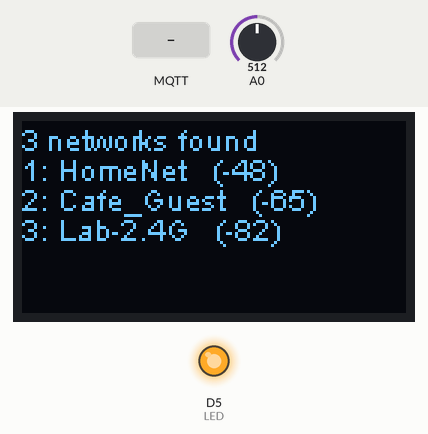
Recording of a sketch running on a simulated ESP8266 (NodeMCU). On the bench: 128×64 one-colour display, output pins drawn as LEDs (lit = HIGH). The inputs (shaded band) are chosen by the test bench; at power-on: A0 = 512. WiFi joins after 1.5 s; servers stay silent unless stated; a WiFi scan finds three made-up networks; no MQTT or app messages arrive unless stated; what the sketch prints to the serial monitor is not drawn.

Above: at 2.1 s.
At 5.89 s:
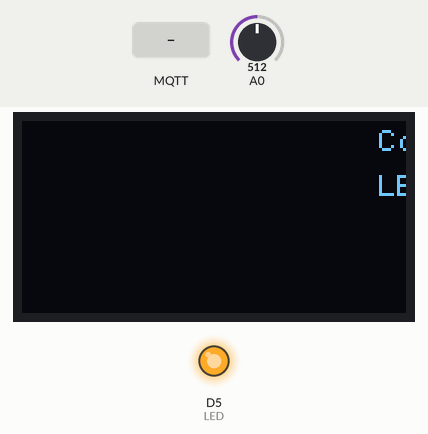
At 6.86 s:
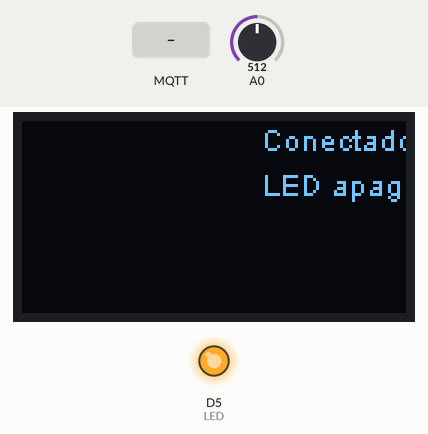

Measured:
- what the display in image 0 shows lasts 3.5 s, from 2.1 s to 5.6 s

The sketch:

MQTT_SEND_RECEIVE.ino
```cpp
#include <ESP8266WiFi.h>
#include <ESP8266WiFiMulti.h>
#include <PubSubClient.h>
#include <Wire.h>
#include "SSD1306Wire.h"


const char* mqttServer = "mqtt.tago.io";// Servidor MQTT
const int mqttPort = 1883;// porta MQTT // pode ser passado qualquer valor como user
const char* mqttUser = "Default"; // Token do device no Tago.io
const char* mqttPassword = "df6b8d67-7e11-459e-9411-ab0d19a24f9c";
char topic[] = "tago/data/post";// Tópico MQTT a ser enviado para o Tago.io
char mytopic[] = "tago/my_topic";// Tópico MQTT a ser enviado para o Tago.io


float umidade;
float temperatura;
int luminosidade;
String str_sta = "estado";
String str_umi = "umidade";
String str_temp = "temperatura";
String str_lum = "luminosidade";
#define LED 14


long previewMillis;
#define tempoMQTT  10000
int x, minX;
bool estado = false;
long currentMillisDisplay;
long previewMillisDisplay;
int tempoDisplay = 50;
String textoLed = "";

WiFiClient espClient;
PubSubClient client(espClient);
ESP8266WiFiMulti wifiMulti;
SSD1306Wire  display(0x3c, D1, D2);

void setup() {
  Serial.begin(115200);
  pinMode(LED, OUTPUT);
  digitalWrite(LED, HIGH);
  setupDisplay();
  setupWifi();
  setupCliente();
}


void loop() {
  Serial.println(analogRead(A0));
  currentMillisDisplay =  millis();
  if (currentMillisDisplay - previewMillisDisplay > tempoDisplay) {
    if (estado == false) {
      textoLed = "LED apagado";
    } else {
      textoLed = "LED acesso";
    }
    previewMillisDisplay = currentMillisDisplay;
    String texto  = "Conectado a " + String( WiFi.SSID());
    minX = -6 * texto.length();
    display.clear();//Apaga o display
    display.drawString(x, 0, texto);
    display.drawString(x, 15, textoLed);
    display.display();
    x = x - 2;
    if (x < minX) {
      x = 128;
    }
  }

  client.loop();
  long currentMillis =  millis();
  if (currentMillis - previewMillis > tempoMQTT) {
    previewMillis = currentMillis;
    verificaWifi();
    verificaCliente();
    umidade++;
    temperatura++;
    luminosidade = analogRead(A0);
    enviaDado(str_lum, luminosidade);
  }
}


void enviaDado(String variable, float dado) {
  String dadoString = String(dado);
  String dadoXXX = "[{\"variable\":\"" + variable + "\",\"value\":" + dadoString + "}]";

  Serial.print("Enviando payload: ");
  Serial.println(dadoXXX);
  if (client.publish(topic, (char*) dadoXXX.c_str())) {
    Serial.println(String("Publish  " + dadoXXX + " ok"));
  } else {
    Serial.println(String("Publish " + dadoXXX + " failed"));
  }
}
```

TCCV2.ino
```cpp
//#include <OneWire.h> //INCLUSÃO DE BIBLIOTECA
//#include <DallasTemperature.h> //INCLUSÃO DE BIBLIOTECA
//// Biblioteca para WIFI
//#include <ESP8266WiFi.h>
//// Biblioteca para o protocolo MQTT
//#include <PubSubClient.h>
//// Biblioteca sensor DHT
//#include "DHT.h"
//// O DHTPIN 2 representa a porta D4
//#define DHTPIN 2
//// O DS18B20PIN 4 representa a porta D2
//#define DS18B20 4
//// Define o tipo do DHT (pode ser o 11 ou 22)
//#define DHTTYPE DHT11
//// Variaveis para iniciar o DHT
//DHT dht(DHTPIN, DHTTYPE);
//OneWire ourWire(DS18B20);
//DallasTemperature sensors(&ourWire);
//
//// SSID WIFI
//const char* ssid = "AHSJ - Corporativo";
//// Senha  WIFI
//const char* password = "teste*2018";
//// Servidor MQTT
//const char* mqttServer = "mqtt.tago.io";
//// porta MQTT
//const int mqttPort = 1883;
//// pode ser passado qualquer valor como user
//const char* mqttUser = "Default";
//// Token do device no Tago.io
//const char* mqttPassword = "7cc8289d-8a7a-4de0-825c-69b6cbcda9a6";
//// Tópico MQTT a ser enviado para o Tago.io
//char topic[] = "tago/data/post";
//
//// Variáveis auxiliares
//float umidadeDHT = 0;
//float temperaturaDHT = 0;
//float temperaturaDS = 0;
//
////strings para envio dos dados no JSON
//String Str1 = "temperaturaDHT";
//String Str2 = "umidadeDHT";
//String Str3 = "temperaturaDS";
//
//// Inicia o cliente WIFI
//WiFiClient espClient;
//// Inicia o cliente wifi na biblitoeca PuSub
//PubSubClient client(espClient);
//
//void setup() {
//
//// Conecta-se a rede WIFI
//Serial.begin(115200);
//WiFi.begin(ssid, password);
//while (WiFi.status() != WL_CONNECTED) {
//delay(500);
//Serial.println("Conectando ao WiFi...");
//}
//Serial.println("Conectado ao WiFi");
//
//// Inicia o server e conecta-se ao broker MQTT do tago.io
//client.setServer(mqttServer, mqttPort);
//while (!client.connected()) {
//Serial.println("Conectando ao MQTT...");
//if (client.connect("ESP8266Client", mqttUser, mqttPassword )) {
//Serial.println("Conectado");
//} else {
//Serial.print("Falha na conexão MQTT: ");
//Serial.print(client.state());
//delay(2000);
//    }
//  }
//
//dht.begin();
//// Inicia o DS
//sensors.begin();
//// Inicia DHT
//
//}
//
//// função para enviar os dados para a plataforma
//void enviaDado(float dado1, float dado2, float dado3) {
//
//  String payload = "[{\"" + Str1 + "\":";
//
//  payload += dado1;
//  payload += ", \"" + Str2 + "\":";
//  payload += dado2;
//  payload += ", \"" + Str3 + "\":";
//  payload += dado3;
//  payload += "}]";
//
//  Serial.print("Enviando payload: ");
//  Serial.println(payload);
//
//  // Envia o dado
//
//  if (client.publish(topic, (char*) payload.c_str())) {
//    Serial.println("Publish ok");
//  } else {
//    Serial.println("Publish failed");
//  }
//}
//
//void loop() {
//
//  if (!!!client.connected()) {
//
//   // Caso não esteja conectada, tenta a conexão
//
//    Serial.print("Reconectando-se em ");
//    Serial.println(mqttServer);
//    while (!!!client.connect("ESP8266Client", mqttUser, mqttPassword )) {
//      Serial.print(".");
//      delay(500);
//    }
//    Serial.println();
//  }
//  // Le os dados do DHT
//
//  umidadeDHT = LeUmidadeArDHT();
//  temperaturaDHT = LeTemperaturaDHT();
//  temperaturaDS = LeTemperaturaDS();
//
//  //__ Envia um dado para a cloud
//
//  enviaDado(temperaturaDHT, umidadeDHT, temperaturaDS);
//
//  //__ Faz o envio a cada 5 segundos.
//  delay(5000);
//
//}
//
//// lê a temperatura do DS
//float LeTemperaturaDS(){
//
//  sensors.requestTemperatures();
//  float temperaturaDS = sensors.getTempCByIndex(0);
//  if (isnan(temperaturaDS)) // nan = not a number
//  {
//    Serial.println("Falha na leitura do DS...");
//  }
//  else
//  {
//    return temperaturaDS;
//  }
//}
//
//// lê a temperatura do DHT
//float LeTemperaturaDHT() {
//
//  float temperaturaDHT = dht.readTemperature();
//  if (isnan(temperaturaDHT)) // nan = not a number
//  {
//    Serial.println("Falha na leitura do DHT11...");
//  }
//  else
//  {
//    return temperaturaDHT;
//  }
//}
//
//// lê a umidade do DHT
//float LeUmidadeArDHT() {
//  float umidadeDHT = dht.readHumidity();
//  if (isnan(umidadeDHT)) // nan = not a number
//  {
//    Serial.println("Falha na leitura do DHT11...");
//  }
//  else
//  {
//    return umidadeDHT;
//  }
//}
```

configCiente.ino
```cpp
void callback(char* topic, byte * payload, unsigned int length) {
  Serial.print("Message arrived in topic: ");
  Serial.println(topic);
  Serial.print("Message:");
  String mensagem = "";
  for (int i = 0; i < length; i++) {
    Serial.print((char)payload[i]);
    mensagem += String((char)payload[i]);
  }
  //  Serial.print("\nrecebiido: ");
  //  Serial.println(mensagem);
  if (mensagem == "variable: estado with value: false") {
    digitalWrite(LED, HIGH);
    estado = false;
  }
  if (mensagem == "variable: estado with value: true") {
    digitalWrite(LED, LOW);
    estado = true;
  }
  Serial.println("\n-----------------------");
}

void verificaCliente() {
  if (!client.connected()) {
    Serial.print("Reconectando - se em ");
    Serial.println(mqttServer);
    while (!!!client.connect("ESP8266Client", mqttUser, mqttPassword )) {
      Serial.print(".");
      delay(500);
    }
  }
}


void setupCliente() {
  client.setServer(mqttServer, mqttPort);
  while (!client.connected()) {
    Serial.println("Conectando ao MQTT...");
    if (client.connect("ESP8266Client", mqttUser, mqttPassword )) {
      Serial.println("Conectado");
    } else {
      Serial.print("Falha na conexão MQTT: ");
      Serial.print(client.state());
      delay(2000);
    }
  }
  client.setCallback(callback);
  client.subscribe(mytopic);
}
```

configdispay.ino
```cpp
void setupDisplay() {
  display.init();
  //display.flipScreenVertically();
  //display.setTextAlignment(TEXT_ALIGN_CENTER);
  display.setFont(ArialMT_Plain_10);//Seleciona a fonte
  x = display.width();

}
```

configwifi.ino
```cpp
void setupWifi() {
  wifiScan();
  WiFi.mode(WIFI_STA);
  wifiMulti.addAP("TP-LINK_355E", "campobauer");
  wifiMulti.addAP("Multilaser_2.4G_39C8D0", "12345678");
  wifiMulti.addAP("VIVO-1CD0", "V3XFWa9qXe");
  wifiMulti.addAP("Ariel", "arielariel");
  wifiMulti.addAP("NSI", "wickedbotz");
  Serial.println("\nConnecting Wifi...");
  while (wifiMulti.run() != WL_CONNECTED) {
    delay(500);
    Serial.println("Conectando ao WiFi...");
  }
  if (wifiMulti.run() == WL_CONNECTED) {
    Serial.println("\nWiFi connected");
    Serial.println("IP address: ");
    Serial.println(WiFi.localIP());
    delay(2000);
  }
}

void wifiScan() {
  int n = WiFi.scanNetworks();
  display.clear();//Apaga o display
  display.drawString(0, 0, "scan done");
  display.display();
  if (n == 0) {
    display.drawString(0, 10, "no networks found");
    display.display();
  } else {
    String numberString = String(n);
    display.clear();//Apaga o display
    display.drawString(0, 0, numberString);
    display.drawString(5, 0, " networks found");
    int valor = 0;
    for (int i = 0; i < n; ++i) {
      String numberString = String((i + 1));
      String s =  WiFi.SSID(i);
      int a =  WiFi.RSSI(i);
      String ass = String(a);
      String text = String(numberString + ": " + s + "   (" + ass + ")");
      display.drawString(0, (i + 1) * 10, text);
      display.display();
    }
  }
}


void verificaWifi() {
  if (wifiMulti.run() != WL_CONNECTED) {
    Serial.println("REFAZENDO CONEXAO");
    display.clear();//Apaga o display
    display.drawString(0, 0, "DESCONECTADO");
    display.display();
    setupWifi();
  } else {
    Serial.println("CONECTADO");
  }
}
```
